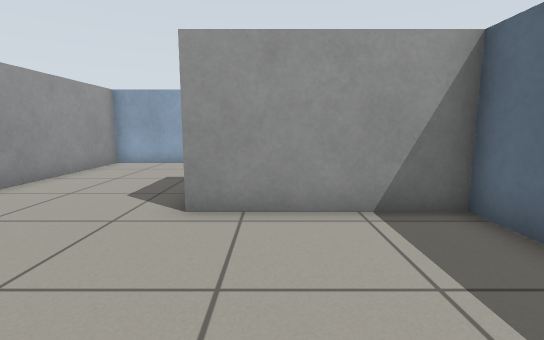
[1] (above)

16 first-person views from a walk through a robot-simulator world made for Gazebo. The camera is 0.72 m above the floor, tilts 8° down and sees 85° across. The floor is counted in squares, 0.5 m on a side. Each view is taken from the middle of a square. On the plan, view 1 faces up. The plan holds only what a view shows up to about 14 squares ahead; the rest is blank.

[2]
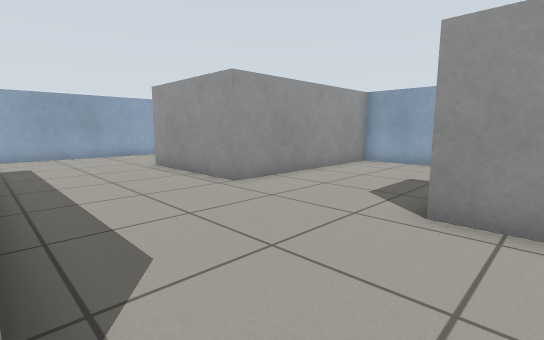

[3]
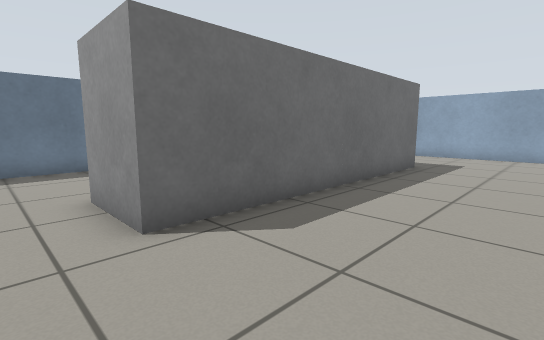

[4]
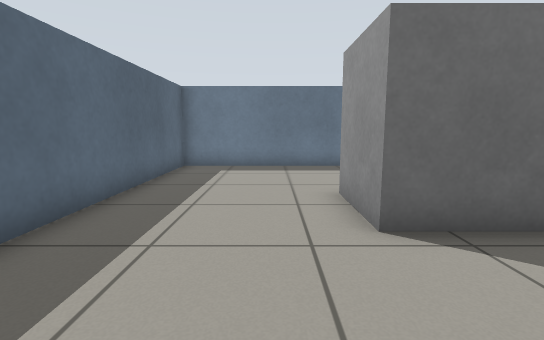

[5]
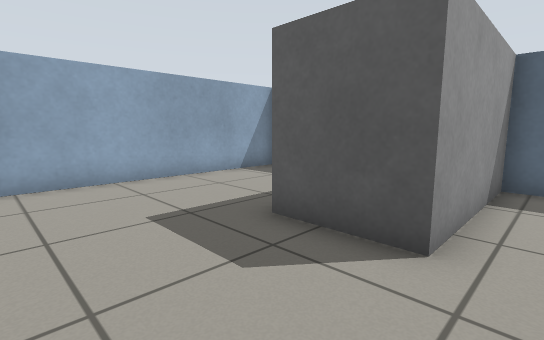

[6]
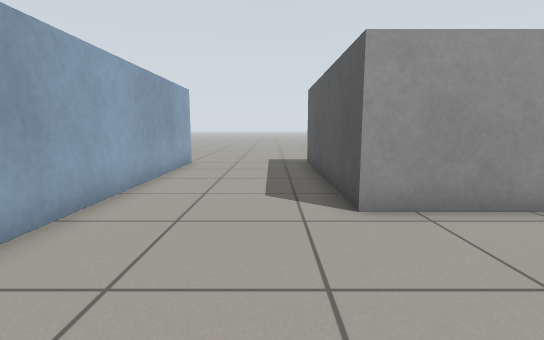

[7]
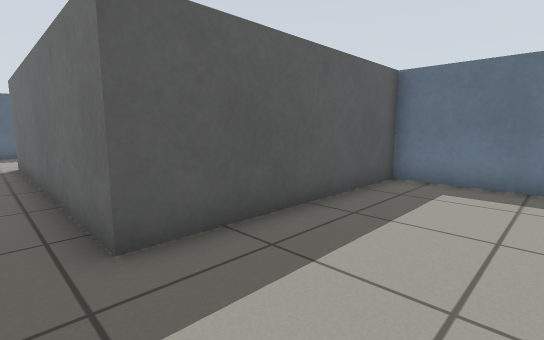

[8]
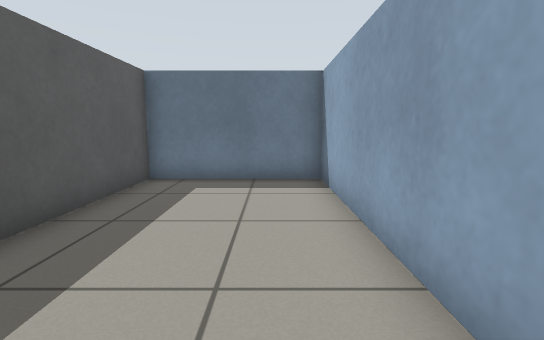

[9]
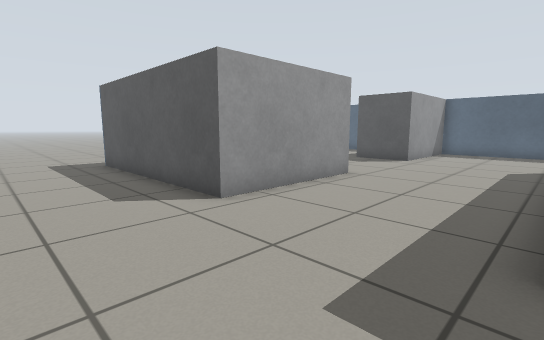

[10]
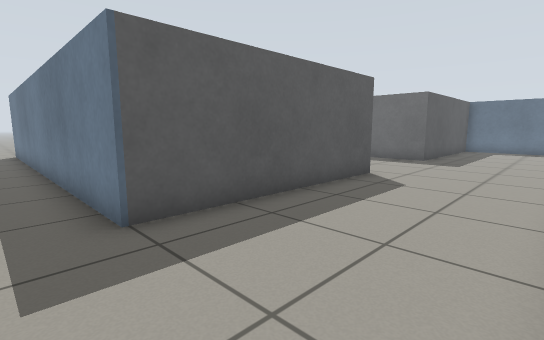

[11]
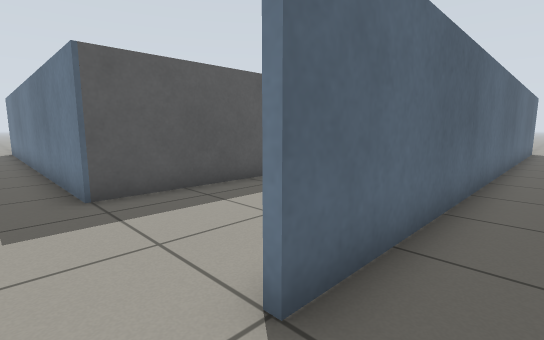

[12]
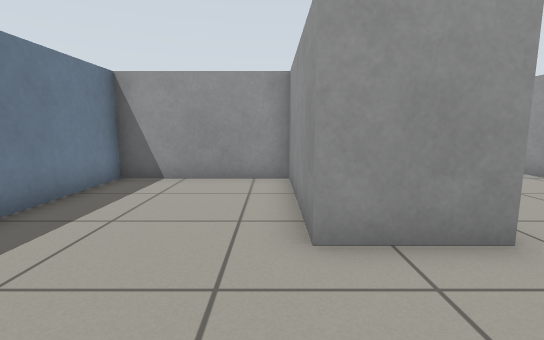

[13]
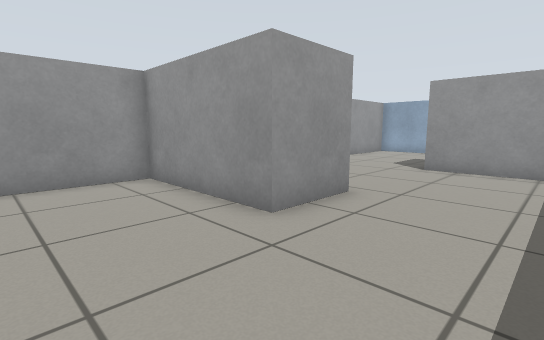

[14]
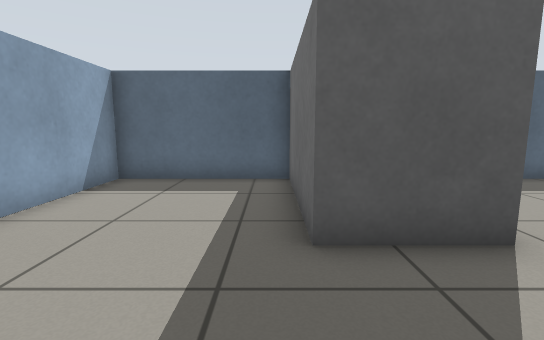

[15]
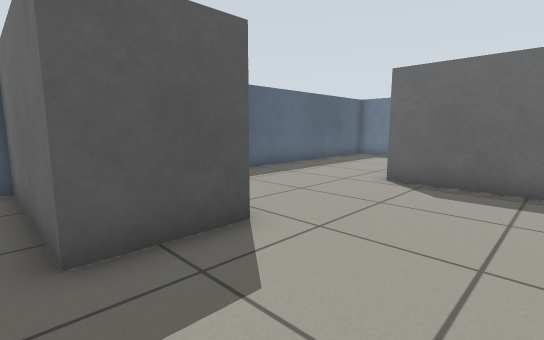

[16]
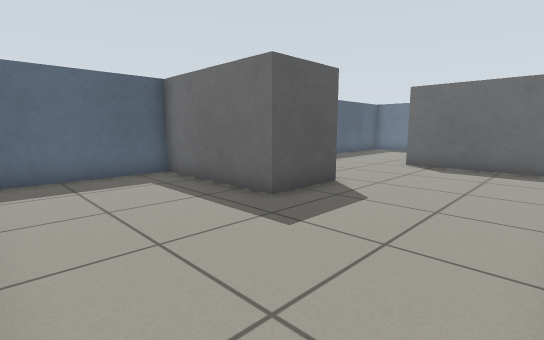

### Floor plan
Key: @ floor where view 1 was taken; # wall or solid block; . floor; B grey box.
Columns run from 18 left of view 1 to 3 right of it. Each row starts with its distance up from view 1.
 14 . ............
 13  ..........###########
 12 .#.....BBBBB.........#
 11 .#.....B   B.........#
 10 .#.....B   B.........#
  9 .#.....B   B.........#
  8 .#.....B   B.........#
  7 .#.....B   B.....BBBBB
  6 .#.....B   B.....B
  5 .#.....BBBBB.....BBBBB
  4 .#...................#
  3 .#...................#
  2  #...................#
  1  #...................#
  0  #.....BBBBBBBBBB.@..#
 -1  #.....B        B....#
 -2  #.....B   BBBBBB....#
 -3  #.....B   B.........#
 -4  #.....B   B.........#
 -5  #.....B   B.........#
 -6  #.....B   B.........#
 -7  ######B   B##########

Positions as (right, up) in squares from view 1, and headings:
1: (0, 0), facing up
2: (0, 0), facing up-left
3: (0, 4), facing down-left
4: (0, 4), facing down
5: (-5, 4), facing up-right
6: (-13, 0), facing up
7: (-15, 1), facing down-right
8: (-15, 1), facing down
9: (-15, 0), facing up-right
10: (-16, 14), facing down-right
11: (-18, 14), facing down-right
12: (2, -3), facing left
13: (2, -6), facing up-left
14: (-5, 8), facing right
15: (-5, 8), facing down-right
16: (-6, 12), facing down-right
